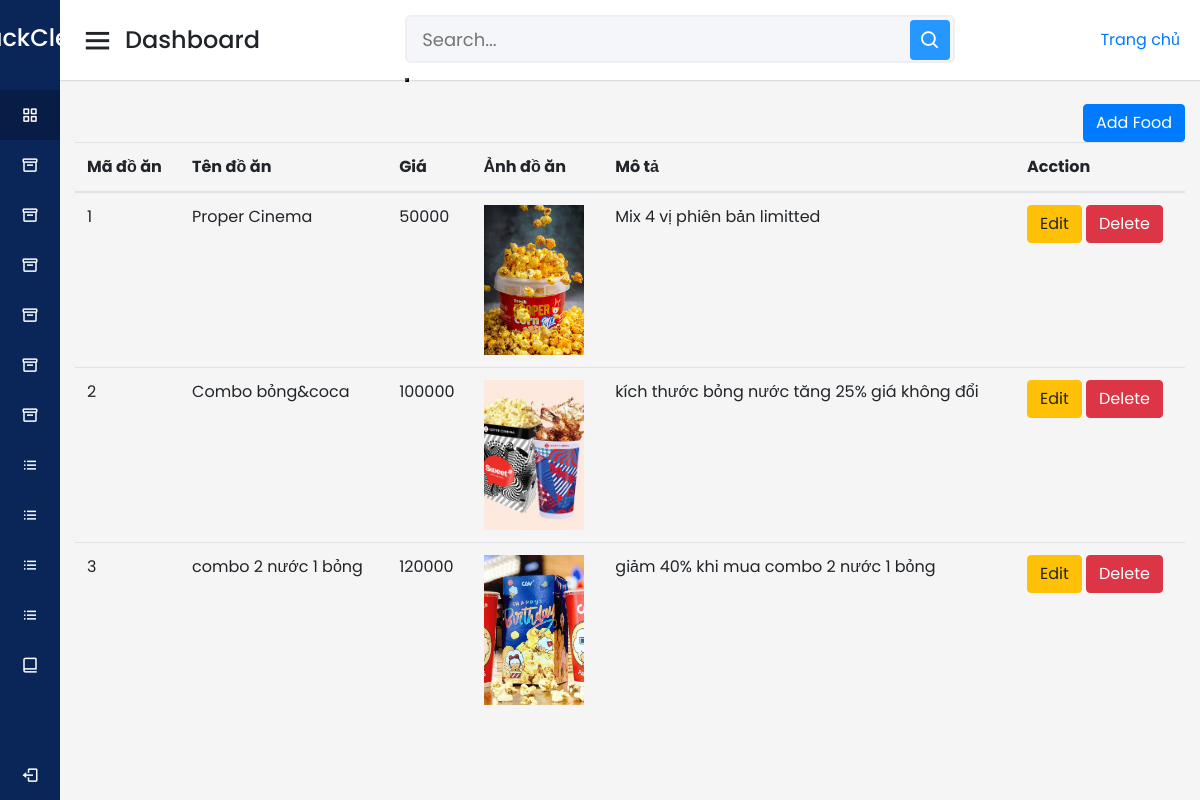
Page /admin/index.php?act=showfood (signed in) on the committed database.
### tables this page shows
CREATE TABLE `do_an` (
  `id_do_an` int(11) NOT NULL,
  `ten_do_an` text NOT NULL,
  `gia` int(11) NOT NULL,
  `img` varchar(225) NOT NULL,
  `mo_ta` text NOT NULL,
  `so_luong` int(50) NOT NULL
);

### model/pdo.php (called while the page is built, shortened)
<?php
function pdo_get_connection(){
    $dburl = "mysql:host=localhost;dbname=duan1_fpoly_2023;charset=utf8";
    $username = 'root';
    $password = '';
    $conn = new PDO($dburl, $username, $password);
    $conn->setAttribute(PDO::ATTR_ERRMODE, PDO::ERRMODE_EXCEPTION);
    return $conn;
}
function pdo_query($sql){
    $sql_args = array_slice(func_get_args(), 1);
    try{
        $conn = pdo_get_connection();
        $stmt = $conn->prepare($sql);
        $stmt->execute($sql_args);
        $rows = $stmt->fetchAll();
        return $rows;
    }
    catch(PDOException $e){
        throw $e;
    }
    finally{
        unset($conn);
    }
}

### model/doan.php (called while the page is built, shortened)
<?php
function show_food() {
        $sql = "select * from do_an";
        $result_do_an = pdo_query($sql);
        return $result_do_an;
}
?>

### admin/doan/show.php (the view, shortened to what this page needs)
<section class="content">
        <div class="container-fluid">
          <a class="float-right" href="index.php?act=addfood"><button class="btn btn-primary" type="button">Add Food</button></a>
          <table class="table">
            <thead>
              <tr>
              <th scope="col">Mã đồ ăn</th>
            <th scope="col">Tên đồ ăn</th>
            <th scope="col">Giá</th>
            <th scope="col">Ảnh đồ ăn</th>
            <th scope="col">Mô tả</th>
            <th scope="col">Acction</th>
              </tr>
            </thead>
            <tr>
            <?php
    foreach ($result as  $row) {
    ?>
        <tr>
            <td><?php echo $row['id_do_an']; ?></td>
            <td><?php echo $row['ten_do_an']; ?></td>
            <td><?php echo $row['gia']; ?></td>
            <td><img src="../Assets/img/<?php echo $row['img']; ?>" alt="" srcset="" width="100px" height="150px" style="object-fit: cover;"></td>
            <td><?php echo $row['mo_ta']; ?></td>
            <td>
            <a href="index.php?act=update_food&id_do_an=<?php echo $row['id_do_an']; ?>"><button class="btn btn-warning">Edit</button></a>
            <a href="index.php?act=delete_food&id_do_an=<?php echo $row['id_do_an']; ?>"><button onclick="return confirm('Ban muon xoa khong?')" class="btn btn-danger">Delete</button></a>
            </td>
        </tr>
    <?php
    }
    ?>
          </table>
        </div>
      </section>

### admin/index.php (shortened to what this page needs)
<?php
if (isset($_SESSION['vai_tro']) && ($_SESSION['vai_tro'] == 0)) {
    include "../model/pdo.php";
    include "../model/doan.php";
    include "header.php";
    if (isset($_GET['act'])) {
        $act = $_GET['act'];
        switch ($act) {
            case 'showfood':
                $result = show_food();
                include 'doan/show.php';
                break;
        }
    } else {
        include "home.php";
    }
    include "footer.php";
} else {
    header('location: ../login_admin/login_admin.php');
}
?>

### admin/header.php (shortened to what this page needs)
<!DOCTYPE html>
<html lang="en" dir="ltr">
<head>
  <link rel="stylesheet" href="../Assets/css/admin.css">
  <link href='https://unpkg.com/boxicons@2.0.7/css/boxicons.min.css' rel='stylesheet'>
  <link rel="stylesheet" href="https://cdn.jsdelivr.net/npm/bootstrap@4.1.3/dist/css/bootstrap.min.css">
</head>
<body>
  <div class="sidebar">
    <div class="logo-details">
      <a href="../index.php?act=admin">
        <span class="logo_name">BlackClear</span>
      </a>
    </div>
    <ul class="nav-links">
      <li>
        <a href="index.php?act=show_thong_ke" class="active">
          <i class='bx bx-grid-alt'></i>
          <span class="links_name">Dashboard</span>
        </a>
      </li>
      <li>
        <a href="index.php?act=showPro">
          <i class='bx bx-box'></i>
          <span class="links_name">Movie</span>
        </a>
      </li>
      <li>
        <a href="index.php?act=showfood">
          <i class='bx bx-box'></i>
          <span class="links_name">Food</span>
        </a>
      </li>
      <li>
        <a href="index.php?act=showkm">
          <i class='bx bx-box'></i>
          <span class="links_name">Promotion</span>
        </a>
      </li>
      <li>
        <a href="index.php?act=showghe">
          <i class='bx bx-box'></i>
          <span class="links_name">Chair table</span>
        </a>
      </li>
      <li>
        <a href="index.php?act=showsc">
          <i class='bx bx-box'></i>
          <span class="links_name">Movie screening</span>
        </a>
      </li>
      <li>
        <a href="index.php?act=showrap">
          <i class='bx bx-box'></i>
          <span class="links_name">Cinema</span>
        </a>
      </li>
      <li>
        <a href="index.php?act=showpc">
          <i class='bx bx-list-ul'></i>
          <span class="links_name">Cinema Room</span>
        </a>
      </li>
      <li>
        <a href="index.php?act=showtlp">
          <i class='bx bx-list-ul'></i>
          <span class="links_name">Movie genre</span>
        </a>
      </li>
      <li>
        <a href="index.php?act=showve">
          <i class='bx bx-list-ul'></i>
          <span class="links_name">Cinema ticket</span>
        </a>
      </li>
      <li>
        <a href="index.php?act=show_contact">
          <i class='bx bx-list-ul'></i>
          <span class="links_name">Contact</span>
        </a>
      </li>
      <li>
        <a href="index.php?act=show_list_users">
          <i class='bx bx-book-alt'></i>
          <span class="links_name">Accounts</span>
        </a>
      </li>
      <li class="log_out">
        <a href="index.php?act=logout_admin">
          <i class='bx bx-log-out'></i>
          <span class="links_name">Log out</span>
        </a>
      </li>
    </ul>
  </div>
  <section class="home-section">
    <nav>
      <div class="sidebar-button">
        <i class='bx bx-menu sidebarBtn'></i>
        <span class="dashboard">Dashboard</span>
      </div>
      <div class="search-box">
        <form action="index.php?act=search" method="post">
          <input type="text" placeholder="Search..." name="keyw" style="height: 48px;" required>
          <button type="submit"><i class='bx bx-search'></i></button>
        </form>
      </div>
      <a href="../index.php">Trang chủ</a>
    </nav>
    <div class="home-content">

### admin/footer.php (shortened to what this page needs)
</div>
</section>
  </body>
  </html>

### Assets/css/admin.css (style rules this page uses)
* { margin: 0; padding: 0; box-sizing: border-box; font-family: 'Poppins', sans-serif; }
.sidebar { position: fixed; height: 100%; width: 240px; background: #0A2558; transition: all 0.5s ease; }
.sidebar .logo-details { height: 80px; display: flex; justify-content: center; }
.sidebar .logo-details .logo_name { color: #fff; font-size: 24px; font-weight: 500; }
.sidebar .logo-details a { text-decoration: none; margin-top: 20px; }
.sidebar .nav-links { margin-top: 10px; }
.sidebar .nav-links li { position: relative; list-style: none; height: 50px; }
.sidebar .nav-links li a { height: 100%; width: 100%; display: flex; align-items: center; text-decoration: none; transition: all 0.4s ease; }
.sidebar .nav-links li a.active { background: #081D45; }
.sidebar .nav-links li i { min-width: 60px; text-align: center; font-size: 18px; color: #fff; }
.sidebar .nav-links li a .links_name { color: #fff; font-size: 15px; font-weight: 400; white-space: nowrap; }
.sidebar .nav-links .log_out { position: absolute; bottom: 0; width: 100%; }
.home-section { position: relative; background: #f5f5f5; min-height: 100vh; width: calc(100% - 240px); left: 240px; transition: all 0.5s ease; }
.home-section nav { display: flex; justify-content: space-between; height: 80px; background: #fff; display: flex; align-items: center; position: fixed; width: calc(100% - 240px); left: 240px; z-index: 100; padding: 0 20px; box-shadow: 0 1px 1px rgba(0, 0, 0, 0.1); transition: all 0.5s ease; }
.home-section nav .sidebar-button { display: flex; align-items: center; font-size: 24px; font-weight: 500; }
nav .sidebar-button i { font-size: 35px; margin-right: 10px; }
.home-section nav .search-box { position: relative; height: 50px; max-width: 550px; width: 100%; margin: 0 20px; }
nav .search-box input { height: 50px; width: 100%; outline: none; background: #F5F6FA; border: 2px solid #EFEEF1; border-radius: 6px; font-size: 18px; padding: 0 15px; }
nav .search-box .bx-search { position: absolute; height: 40px; width: 40px; background: #2697FF; right: 5px; top: 50%; transform: translateY(-50%); border-radius: 4px; line-height: 40px; text-align: center; color: #fff; font-size: 22px; transition: all 0.4 ease; }
.home-section .home-content { position: relative; padding-top: 104px; }
@media (max-width: 1240px) { .sidebar { width: 60px; } }
@media (max-width: 1240px) { .home-section { width: calc(100% - 60px); left: 60px; } }
@media (max-width: 1240px) { .home-section nav { width: calc(100% - 60px); left: 60px; } }

### rows in the picture
do_an: id_do_an "1", ten_do_an "Proper Cinema", gia "50000", shows a picture, mo_ta "Mix 4 vị phiên bản limitted"
do_an: id_do_an "2", ten_do_an "Combo bỏng&coca", gia "100000", img (picture), mo_ta "kích thước bỏng nước tăng 25% giá không đổi"
do_an: id_do_an "3", ten_do_an "combo 2 nước 1 bỏng", gia "120000", img (picture), mo_ta "giảm 40% khi mua combo 2 nước 1 bỏng"
